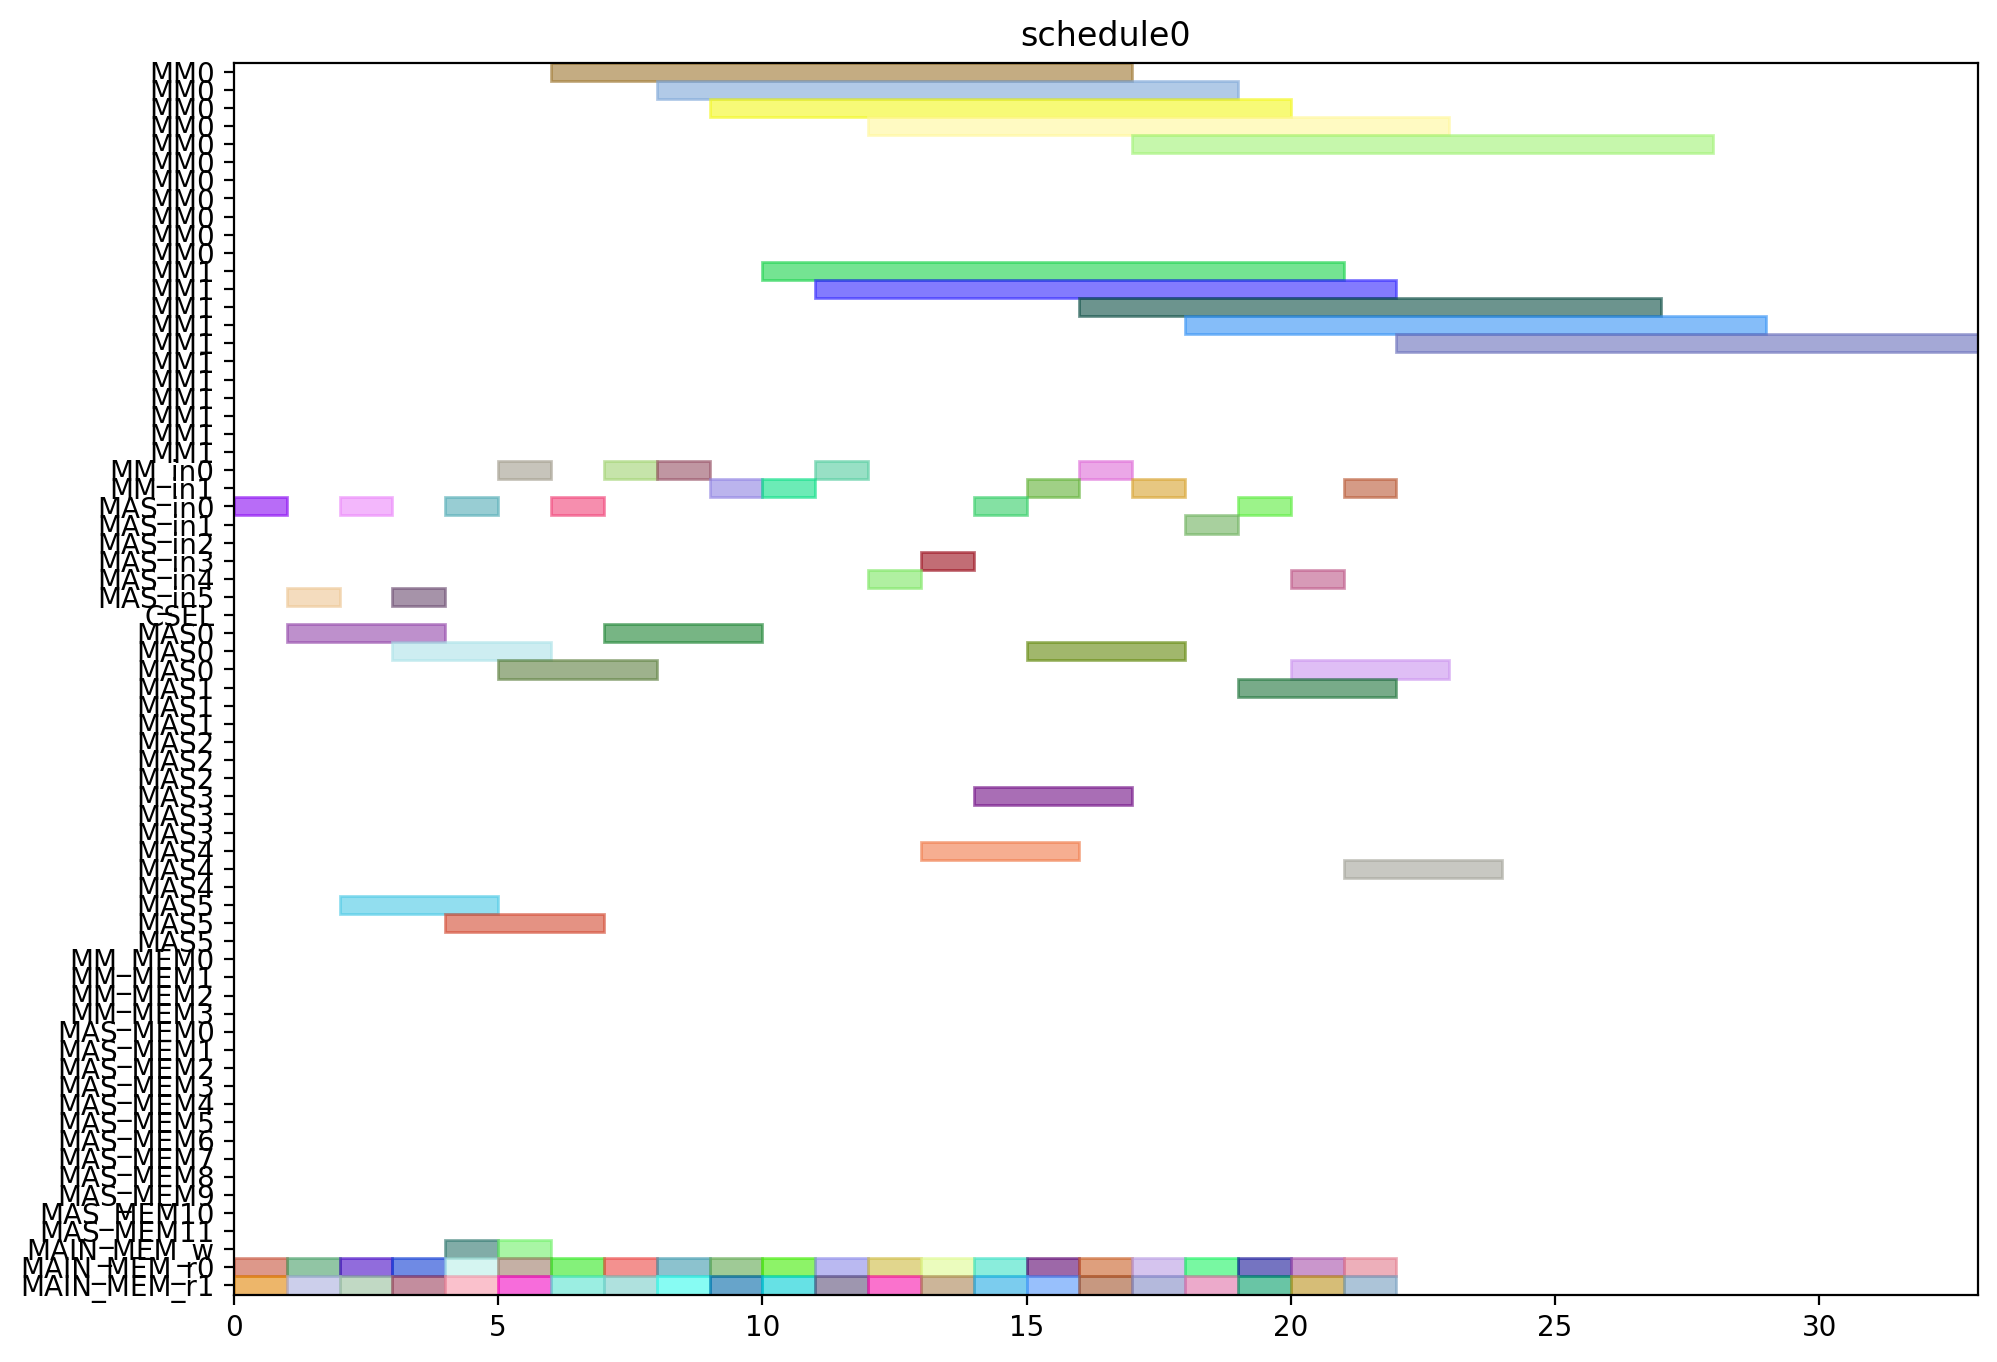

Generate this figure with Python:
from pyschedule import Scenario, solvers, plotters, alt


def solve():
	horizon = 120
	S = Scenario("schedule0", horizon=horizon)

	# resource
	MM = S.Resources('MM', num=2, size=11)
	MM_in = S.Resources('MM_in', num=2)
	MAS_in = S.Resources('MAS_in', num=6)
	CSEL = S.Resource('CSEL')
	MAS = S.Resources('MAS', num=6, size=3, periods=range(1, horizon))
	MM_MEM = S.Resources('MM_MEM', num=4)
	MAS_MEM = S.Resources('MAS_MEM', num=12)
	MAIN_MEM_w = S.Resource('MAIN_MEM_w', size=1)
	MAIN_MEM_r = S.Resources('MAIN_MEM_r', num=2)

	# result of previous scheduling

	# new tasks
	c10_t0 = S.Task('c10_t0', length=11, delay_cost=1)
	c10_t0 += alt(MM)
	c10_t0_in = S.Task('c10_t0_in', length=1, delay_cost=1)
	c10_t0_in += alt(MM_in)
	S += c10_t0_in*MM_in[0]<=c10_t0*MM[0]
	S += c10_t0_in*MM_in[1]<=c10_t0*MM[1]
	c10_t0_mem0 = S.Task('c10_t0_mem0', length=1, delay_cost=1)
	c10_t0_mem0 += MAIN_MEM_r[0]
	S += c10_t0_mem0 <= c10_t0

	c10_t0_mem1 = S.Task('c10_t0_mem1', length=1, delay_cost=1)
	c10_t0_mem1 += MAIN_MEM_r[1]
	S += c10_t0_mem1 <= c10_t0

	c10_t1 = S.Task('c10_t1', length=11, delay_cost=1)
	c10_t1 += alt(MM)
	c10_t1_in = S.Task('c10_t1_in', length=1, delay_cost=1)
	c10_t1_in += alt(MM_in)
	S += c10_t1_in*MM_in[0]<=c10_t1*MM[0]
	S += c10_t1_in*MM_in[1]<=c10_t1*MM[1]
	c10_t1_mem0 = S.Task('c10_t1_mem0', length=1, delay_cost=1)
	c10_t1_mem0 += MAIN_MEM_r[0]
	S += c10_t1_mem0 <= c10_t1

	c10_t1_mem1 = S.Task('c10_t1_mem1', length=1, delay_cost=1)
	c10_t1_mem1 += MAIN_MEM_r[1]
	S += c10_t1_mem1 <= c10_t1

	c10_t2 = S.Task('c10_t2', length=3, delay_cost=1)
	c10_t2 += alt(MAS)
	c10_t2_in = S.Task('c10_t2_in', length=1, delay_cost=1)
	c10_t2_in += alt(MAS_in)
	S += c10_t2_in*MAS_in[0]<=c10_t2*MAS[0]

	S += c10_t2_in*MAS_in[1]<=c10_t2*MAS[1]

	S += c10_t2_in*MAS_in[2]<=c10_t2*MAS[2]

	S += c10_t2_in*MAS_in[3]<=c10_t2*MAS[3]

	S += c10_t2_in*MAS_in[4]<=c10_t2*MAS[4]

	S += c10_t2_in*MAS_in[5]<=c10_t2*MAS[5]

	c10_t2_mem0 = S.Task('c10_t2_mem0', length=1, delay_cost=1)
	c10_t2_mem0 += MAIN_MEM_r[0]
	S += c10_t2_mem0 <= c10_t2

	c10_t2_mem1 = S.Task('c10_t2_mem1', length=1, delay_cost=1)
	c10_t2_mem1 += MAIN_MEM_r[1]
	S += c10_t2_mem1 <= c10_t2

	c10_t3 = S.Task('c10_t3', length=3, delay_cost=1)
	c10_t3 += alt(MAS)
	c10_t3_in = S.Task('c10_t3_in', length=1, delay_cost=1)
	c10_t3_in += alt(MAS_in)
	S += c10_t3_in*MAS_in[0]<=c10_t3*MAS[0]

	S += c10_t3_in*MAS_in[1]<=c10_t3*MAS[1]

	S += c10_t3_in*MAS_in[2]<=c10_t3*MAS[2]

	S += c10_t3_in*MAS_in[3]<=c10_t3*MAS[3]

	S += c10_t3_in*MAS_in[4]<=c10_t3*MAS[4]

	S += c10_t3_in*MAS_in[5]<=c10_t3*MAS[5]

	c10_t3_mem0 = S.Task('c10_t3_mem0', length=1, delay_cost=1)
	c10_t3_mem0 += MAIN_MEM_r[0]
	S += c10_t3_mem0 <= c10_t3

	c10_t3_mem1 = S.Task('c10_t3_mem1', length=1, delay_cost=1)
	c10_t3_mem1 += MAIN_MEM_r[1]
	S += c10_t3_mem1 <= c10_t3

	c20_t0 = S.Task('c20_t0', length=11, delay_cost=1)
	c20_t0 += alt(MM)
	c20_t0_in = S.Task('c20_t0_in', length=1, delay_cost=1)
	c20_t0_in += alt(MM_in)
	S += c20_t0_in*MM_in[0]<=c20_t0*MM[0]
	S += c20_t0_in*MM_in[1]<=c20_t0*MM[1]
	c20_t0_mem0 = S.Task('c20_t0_mem0', length=1, delay_cost=1)
	c20_t0_mem0 += MAIN_MEM_r[0]
	S += c20_t0_mem0 <= c20_t0

	c20_t0_mem1 = S.Task('c20_t0_mem1', length=1, delay_cost=1)
	c20_t0_mem1 += MAIN_MEM_r[1]
	S += c20_t0_mem1 <= c20_t0

	c20_t1 = S.Task('c20_t1', length=11, delay_cost=1)
	c20_t1 += alt(MM)
	c20_t1_in = S.Task('c20_t1_in', length=1, delay_cost=1)
	c20_t1_in += alt(MM_in)
	S += c20_t1_in*MM_in[0]<=c20_t1*MM[0]
	S += c20_t1_in*MM_in[1]<=c20_t1*MM[1]
	c20_t1_mem0 = S.Task('c20_t1_mem0', length=1, delay_cost=1)
	c20_t1_mem0 += MAIN_MEM_r[0]
	S += c20_t1_mem0 <= c20_t1

	c20_t1_mem1 = S.Task('c20_t1_mem1', length=1, delay_cost=1)
	c20_t1_mem1 += MAIN_MEM_r[1]
	S += c20_t1_mem1 <= c20_t1

	c20_t2 = S.Task('c20_t2', length=3, delay_cost=1)
	c20_t2 += alt(MAS)
	c20_t2_in = S.Task('c20_t2_in', length=1, delay_cost=1)
	c20_t2_in += alt(MAS_in)
	S += c20_t2_in*MAS_in[0]<=c20_t2*MAS[0]

	S += c20_t2_in*MAS_in[1]<=c20_t2*MAS[1]

	S += c20_t2_in*MAS_in[2]<=c20_t2*MAS[2]

	S += c20_t2_in*MAS_in[3]<=c20_t2*MAS[3]

	S += c20_t2_in*MAS_in[4]<=c20_t2*MAS[4]

	S += c20_t2_in*MAS_in[5]<=c20_t2*MAS[5]

	c20_t2_mem0 = S.Task('c20_t2_mem0', length=1, delay_cost=1)
	c20_t2_mem0 += MAIN_MEM_r[0]
	S += c20_t2_mem0 <= c20_t2

	c20_t2_mem1 = S.Task('c20_t2_mem1', length=1, delay_cost=1)
	c20_t2_mem1 += MAIN_MEM_r[1]
	S += c20_t2_mem1 <= c20_t2

	c20_t3 = S.Task('c20_t3', length=3, delay_cost=1)
	c20_t3 += alt(MAS)
	c20_t3_in = S.Task('c20_t3_in', length=1, delay_cost=1)
	c20_t3_in += alt(MAS_in)
	S += c20_t3_in*MAS_in[0]<=c20_t3*MAS[0]

	S += c20_t3_in*MAS_in[1]<=c20_t3*MAS[1]

	S += c20_t3_in*MAS_in[2]<=c20_t3*MAS[2]

	S += c20_t3_in*MAS_in[3]<=c20_t3*MAS[3]

	S += c20_t3_in*MAS_in[4]<=c20_t3*MAS[4]

	S += c20_t3_in*MAS_in[5]<=c20_t3*MAS[5]

	c20_t3_mem0 = S.Task('c20_t3_mem0', length=1, delay_cost=1)
	c20_t3_mem0 += MAIN_MEM_r[0]
	S += c20_t3_mem0 <= c20_t3

	c20_t3_mem1 = S.Task('c20_t3_mem1', length=1, delay_cost=1)
	c20_t3_mem1 += MAIN_MEM_r[1]
	S += c20_t3_mem1 <= c20_t3

	c01_t0 = S.Task('c01_t0', length=11, delay_cost=1)
	c01_t0 += alt(MM)
	c01_t0_in = S.Task('c01_t0_in', length=1, delay_cost=1)
	c01_t0_in += alt(MM_in)
	S += c01_t0_in*MM_in[0]<=c01_t0*MM[0]
	S += c01_t0_in*MM_in[1]<=c01_t0*MM[1]
	c01_t0_mem0 = S.Task('c01_t0_mem0', length=1, delay_cost=1)
	c01_t0_mem0 += MAIN_MEM_r[0]
	S += c01_t0_mem0 <= c01_t0

	c01_t0_mem1 = S.Task('c01_t0_mem1', length=1, delay_cost=1)
	c01_t0_mem1 += MAIN_MEM_r[1]
	S += c01_t0_mem1 <= c01_t0

	c01_t1 = S.Task('c01_t1', length=11, delay_cost=1)
	c01_t1 += alt(MM)
	c01_t1_in = S.Task('c01_t1_in', length=1, delay_cost=1)
	c01_t1_in += alt(MM_in)
	S += c01_t1_in*MM_in[0]<=c01_t1*MM[0]
	S += c01_t1_in*MM_in[1]<=c01_t1*MM[1]
	c01_t1_mem0 = S.Task('c01_t1_mem0', length=1, delay_cost=1)
	c01_t1_mem0 += MAIN_MEM_r[0]
	S += c01_t1_mem0 <= c01_t1

	c01_t1_mem1 = S.Task('c01_t1_mem1', length=1, delay_cost=1)
	c01_t1_mem1 += MAIN_MEM_r[1]
	S += c01_t1_mem1 <= c01_t1

	c01_t2 = S.Task('c01_t2', length=3, delay_cost=1)
	c01_t2 += alt(MAS)
	c01_t2_in = S.Task('c01_t2_in', length=1, delay_cost=1)
	c01_t2_in += alt(MAS_in)
	S += c01_t2_in*MAS_in[0]<=c01_t2*MAS[0]

	S += c01_t2_in*MAS_in[1]<=c01_t2*MAS[1]

	S += c01_t2_in*MAS_in[2]<=c01_t2*MAS[2]

	S += c01_t2_in*MAS_in[3]<=c01_t2*MAS[3]

	S += c01_t2_in*MAS_in[4]<=c01_t2*MAS[4]

	S += c01_t2_in*MAS_in[5]<=c01_t2*MAS[5]

	c01_t2_mem0 = S.Task('c01_t2_mem0', length=1, delay_cost=1)
	c01_t2_mem0 += MAIN_MEM_r[0]
	S += c01_t2_mem0 <= c01_t2

	c01_t2_mem1 = S.Task('c01_t2_mem1', length=1, delay_cost=1)
	c01_t2_mem1 += MAIN_MEM_r[1]
	S += c01_t2_mem1 <= c01_t2

	c01_t3 = S.Task('c01_t3', length=3, delay_cost=1)
	c01_t3 += alt(MAS)
	c01_t3_in = S.Task('c01_t3_in', length=1, delay_cost=1)
	c01_t3_in += alt(MAS_in)
	S += c01_t3_in*MAS_in[0]<=c01_t3*MAS[0]

	S += c01_t3_in*MAS_in[1]<=c01_t3*MAS[1]

	S += c01_t3_in*MAS_in[2]<=c01_t3*MAS[2]

	S += c01_t3_in*MAS_in[3]<=c01_t3*MAS[3]

	S += c01_t3_in*MAS_in[4]<=c01_t3*MAS[4]

	S += c01_t3_in*MAS_in[5]<=c01_t3*MAS[5]

	c01_t3_mem0 = S.Task('c01_t3_mem0', length=1, delay_cost=1)
	c01_t3_mem0 += MAIN_MEM_r[0]
	S += c01_t3_mem0 <= c01_t3

	c01_t3_mem1 = S.Task('c01_t3_mem1', length=1, delay_cost=1)
	c01_t3_mem1 += MAIN_MEM_r[1]
	S += c01_t3_mem1 <= c01_t3

	c11_t0 = S.Task('c11_t0', length=11, delay_cost=1)
	c11_t0 += alt(MM)
	c11_t0_in = S.Task('c11_t0_in', length=1, delay_cost=1)
	c11_t0_in += alt(MM_in)
	S += c11_t0_in*MM_in[0]<=c11_t0*MM[0]
	S += c11_t0_in*MM_in[1]<=c11_t0*MM[1]
	c11_t0_mem0 = S.Task('c11_t0_mem0', length=1, delay_cost=1)
	c11_t0_mem0 += MAIN_MEM_r[0]
	S += c11_t0_mem0 <= c11_t0

	c11_t0_mem1 = S.Task('c11_t0_mem1', length=1, delay_cost=1)
	c11_t0_mem1 += MAIN_MEM_r[1]
	S += c11_t0_mem1 <= c11_t0

	c11_t1 = S.Task('c11_t1', length=11, delay_cost=1)
	c11_t1 += alt(MM)
	c11_t1_in = S.Task('c11_t1_in', length=1, delay_cost=1)
	c11_t1_in += alt(MM_in)
	S += c11_t1_in*MM_in[0]<=c11_t1*MM[0]
	S += c11_t1_in*MM_in[1]<=c11_t1*MM[1]
	c11_t1_mem0 = S.Task('c11_t1_mem0', length=1, delay_cost=1)
	c11_t1_mem0 += MAIN_MEM_r[0]
	S += c11_t1_mem0 <= c11_t1

	c11_t1_mem1 = S.Task('c11_t1_mem1', length=1, delay_cost=1)
	c11_t1_mem1 += MAIN_MEM_r[1]
	S += c11_t1_mem1 <= c11_t1

	c11_t2 = S.Task('c11_t2', length=3, delay_cost=1)
	c11_t2 += alt(MAS)
	c11_t2_in = S.Task('c11_t2_in', length=1, delay_cost=1)
	c11_t2_in += alt(MAS_in)
	S += c11_t2_in*MAS_in[0]<=c11_t2*MAS[0]

	S += c11_t2_in*MAS_in[1]<=c11_t2*MAS[1]

	S += c11_t2_in*MAS_in[2]<=c11_t2*MAS[2]

	S += c11_t2_in*MAS_in[3]<=c11_t2*MAS[3]

	S += c11_t2_in*MAS_in[4]<=c11_t2*MAS[4]

	S += c11_t2_in*MAS_in[5]<=c11_t2*MAS[5]

	c11_t2_mem0 = S.Task('c11_t2_mem0', length=1, delay_cost=1)
	c11_t2_mem0 += MAIN_MEM_r[0]
	S += c11_t2_mem0 <= c11_t2

	c11_t2_mem1 = S.Task('c11_t2_mem1', length=1, delay_cost=1)
	c11_t2_mem1 += MAIN_MEM_r[1]
	S += c11_t2_mem1 <= c11_t2

	c11_t3 = S.Task('c11_t3', length=3, delay_cost=1)
	c11_t3 += alt(MAS)
	c11_t3_in = S.Task('c11_t3_in', length=1, delay_cost=1)
	c11_t3_in += alt(MAS_in)
	S += c11_t3_in*MAS_in[0]<=c11_t3*MAS[0]

	S += c11_t3_in*MAS_in[1]<=c11_t3*MAS[1]

	S += c11_t3_in*MAS_in[2]<=c11_t3*MAS[2]

	S += c11_t3_in*MAS_in[3]<=c11_t3*MAS[3]

	S += c11_t3_in*MAS_in[4]<=c11_t3*MAS[4]

	S += c11_t3_in*MAS_in[5]<=c11_t3*MAS[5]

	c11_t3_mem0 = S.Task('c11_t3_mem0', length=1, delay_cost=1)
	c11_t3_mem0 += MAIN_MEM_r[0]
	S += c11_t3_mem0 <= c11_t3

	c11_t3_mem1 = S.Task('c11_t3_mem1', length=1, delay_cost=1)
	c11_t3_mem1 += MAIN_MEM_r[1]
	S += c11_t3_mem1 <= c11_t3

	c21_t0 = S.Task('c21_t0', length=11, delay_cost=1)
	c21_t0 += alt(MM)
	c21_t0_in = S.Task('c21_t0_in', length=1, delay_cost=1)
	c21_t0_in += alt(MM_in)
	S += c21_t0_in*MM_in[0]<=c21_t0*MM[0]
	S += c21_t0_in*MM_in[1]<=c21_t0*MM[1]
	c21_t0_mem0 = S.Task('c21_t0_mem0', length=1, delay_cost=1)
	c21_t0_mem0 += MAIN_MEM_r[0]
	S += c21_t0_mem0 <= c21_t0

	c21_t0_mem1 = S.Task('c21_t0_mem1', length=1, delay_cost=1)
	c21_t0_mem1 += MAIN_MEM_r[1]
	S += c21_t0_mem1 <= c21_t0

	c21_t1 = S.Task('c21_t1', length=11, delay_cost=1)
	c21_t1 += alt(MM)
	c21_t1_in = S.Task('c21_t1_in', length=1, delay_cost=1)
	c21_t1_in += alt(MM_in)
	S += c21_t1_in*MM_in[0]<=c21_t1*MM[0]
	S += c21_t1_in*MM_in[1]<=c21_t1*MM[1]
	c21_t1_mem0 = S.Task('c21_t1_mem0', length=1, delay_cost=1)
	c21_t1_mem0 += MAIN_MEM_r[0]
	S += c21_t1_mem0 <= c21_t1

	c21_t1_mem1 = S.Task('c21_t1_mem1', length=1, delay_cost=1)
	c21_t1_mem1 += MAIN_MEM_r[1]
	S += c21_t1_mem1 <= c21_t1

	c21_t2 = S.Task('c21_t2', length=3, delay_cost=1)
	c21_t2 += alt(MAS)
	c21_t2_in = S.Task('c21_t2_in', length=1, delay_cost=1)
	c21_t2_in += alt(MAS_in)
	S += c21_t2_in*MAS_in[0]<=c21_t2*MAS[0]

	S += c21_t2_in*MAS_in[1]<=c21_t2*MAS[1]

	S += c21_t2_in*MAS_in[2]<=c21_t2*MAS[2]

	S += c21_t2_in*MAS_in[3]<=c21_t2*MAS[3]

	S += c21_t2_in*MAS_in[4]<=c21_t2*MAS[4]

	S += c21_t2_in*MAS_in[5]<=c21_t2*MAS[5]

	c21_t2_mem0 = S.Task('c21_t2_mem0', length=1, delay_cost=1)
	c21_t2_mem0 += MAIN_MEM_r[0]
	S += c21_t2_mem0 <= c21_t2

	c21_t2_mem1 = S.Task('c21_t2_mem1', length=1, delay_cost=1)
	c21_t2_mem1 += MAIN_MEM_r[1]
	S += c21_t2_mem1 <= c21_t2

	c21_t3 = S.Task('c21_t3', length=3, delay_cost=1)
	c21_t3 += alt(MAS)
	c21_t3_in = S.Task('c21_t3_in', length=1, delay_cost=1)
	c21_t3_in += alt(MAS_in)
	S += c21_t3_in*MAS_in[0]<=c21_t3*MAS[0]

	S += c21_t3_in*MAS_in[1]<=c21_t3*MAS[1]

	S += c21_t3_in*MAS_in[2]<=c21_t3*MAS[2]

	S += c21_t3_in*MAS_in[3]<=c21_t3*MAS[3]

	S += c21_t3_in*MAS_in[4]<=c21_t3*MAS[4]

	S += c21_t3_in*MAS_in[5]<=c21_t3*MAS[5]

	c21_t3_mem0 = S.Task('c21_t3_mem0', length=1, delay_cost=1)
	c21_t3_mem0 += MAIN_MEM_r[0]
	S += c21_t3_mem0 <= c21_t3

	c21_t3_mem1 = S.Task('c21_t3_mem1', length=1, delay_cost=1)
	c21_t3_mem1 += MAIN_MEM_r[1]
	S += c21_t3_mem1 <= c21_t3

	c000 = S.Task('c000', length=3, delay_cost=1)
	c000 += alt(MAS)
	c000_in = S.Task('c000_in', length=1, delay_cost=1)
	c000_in += alt(MAS_in)
	S += c000_in*MAS_in[0]<=c000*MAS[0]

	S += c000_in*MAS_in[1]<=c000*MAS[1]

	S += c000_in*MAS_in[2]<=c000*MAS[2]

	S += c000_in*MAS_in[3]<=c000*MAS[3]

	S += c000_in*MAS_in[4]<=c000*MAS[4]

	S += c000_in*MAS_in[5]<=c000*MAS[5]

	S += 0<c000

	c000_w = S.Task('c000_w', length=1, delay_cost=1)
	c000_w += alt(MAIN_MEM_w)
	S += c000 <= c000_w

	c000_mem0 = S.Task('c000_mem0', length=1, delay_cost=1)
	c000_mem0 += MAIN_MEM_r[0]
	S += c000_mem0 <= c000

	c000_mem1 = S.Task('c000_mem1', length=1, delay_cost=1)
	c000_mem1 += MAIN_MEM_r[1]
	S += c000_mem1 <= c000

	c001 = S.Task('c001', length=3, delay_cost=1)
	c001 += alt(MAS)
	c001_in = S.Task('c001_in', length=1, delay_cost=1)
	c001_in += alt(MAS_in)
	S += c001_in*MAS_in[0]<=c001*MAS[0]

	S += c001_in*MAS_in[1]<=c001*MAS[1]

	S += c001_in*MAS_in[2]<=c001*MAS[2]

	S += c001_in*MAS_in[3]<=c001*MAS[3]

	S += c001_in*MAS_in[4]<=c001*MAS[4]

	S += c001_in*MAS_in[5]<=c001*MAS[5]

	S += 0<c001

	c001_w = S.Task('c001_w', length=1, delay_cost=1)
	c001_w += alt(MAIN_MEM_w)
	S += c001 <= c001_w

	c001_mem0 = S.Task('c001_mem0', length=1, delay_cost=1)
	c001_mem0 += MAIN_MEM_r[0]
	S += c001_mem0 <= c001

	c001_mem1 = S.Task('c001_mem1', length=1, delay_cost=1)
	c001_mem1 += MAIN_MEM_r[1]
	S += c001_mem1 <= c001

	solvers.mip.solve(S,msg=1,kind='CPLEX',ratio_gap=1.01)

	solution = [['hoge']*len(S.solution()[1]) for i in range(len(S.solution()))]
	for i in range(len(S.solution())):
		for j in range(len(S.solution()[i])):
			solution[i][j]=str(S.solution()[i][j])
	print(solution)

	cycles = int(solution[-1][3])

	pic_file_name = "/mnt/rose/usr1/fukuda/ABE/multiRAM_multiMAS_16mux/scheduling_result/stage11MM2_stage3MAS6/FROB/schedule0.png"
	if(S.solution() != []):
		plotters.matplotlib.plot(S,img_filename=pic_file_name, show_task_labels=False, fig_size=(cycles*0.25+3, 8))

	return solution
